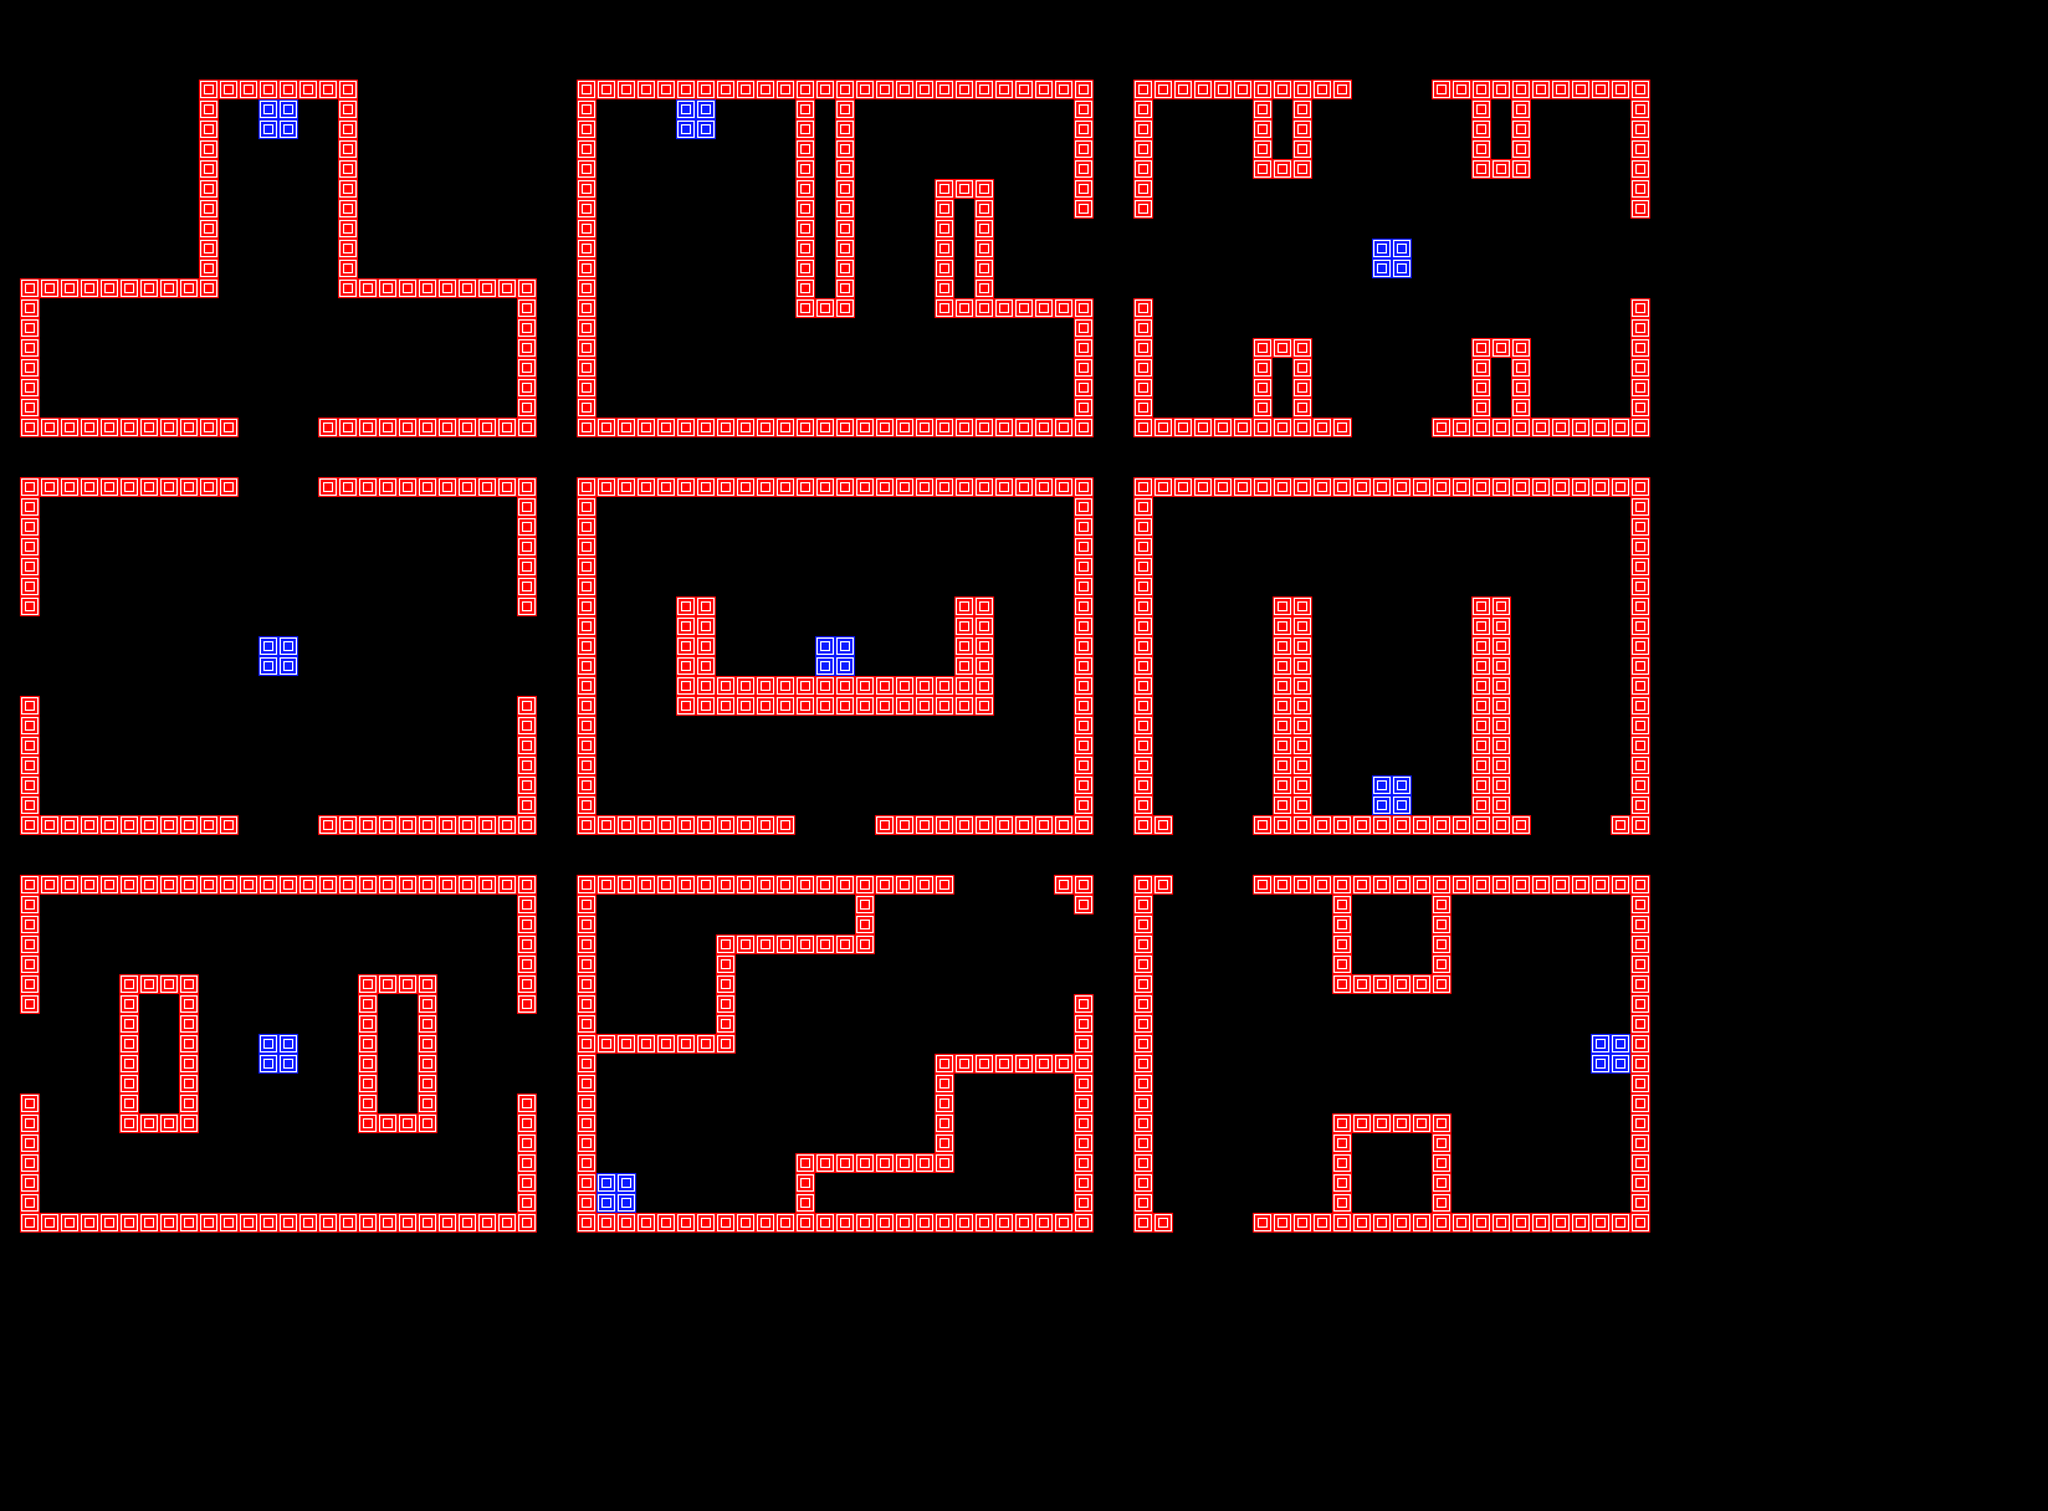

This is a level from a 2D game, rendered from its Tiled map with the project's own tilesets. A one-line summary and the map file follow, with tile-layer data summarised:
An orthogonal 103x76 tile map with 48x48 px tiles, 1 tile layer (col), 1 hidden layer not drawn, 2 tilesets.

<map version="1.0" orientation="orthogonal" width="103" height="76" tilewidth="48" tileheight="48">
 <tileset firstgid="1" name="collision_tiles" tilewidth="48" tileheight="48">
  <image source="collision_tiles.png" width="240" height="48" />
 </tileset>
 <tileset firstgid="6" name="maptile" tilewidth="48" tileheight="48">
  <image source="maptile.png" width="768" height="768" />
 </tileset>
 <layer name="gfx" width="103" height="76" visible="0">
  <data>[7828 cells, 45 non-empty, 1 distinct tile ids]</data>
 </layer>
 <layer name="col" width="103" height="76">
  <data>[7828 cells, 996 non-empty, 2 distinct tile ids]</data>
 </layer>
 <objectgroup name="orbs" width="103" height="76" />
</map>
